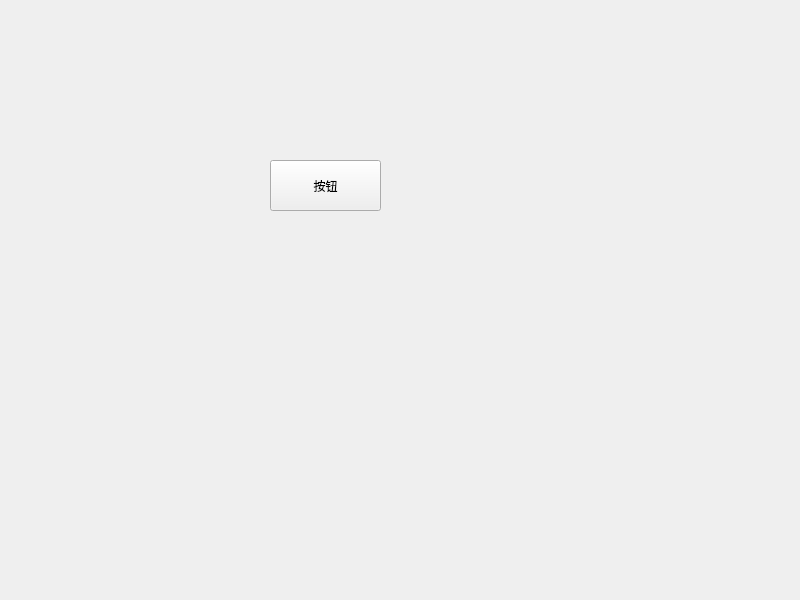
<?xml version="1.0" encoding="UTF-8"?>
<ui version="4.0">
 <class>Widget</class>
 <widget class="QWidget" name="Widget">
  <property name="geometry">
   <rect>
    <x>0</x>
    <y>0</y>
    <width>800</width>
    <height>600</height>
   </rect>
  </property>
  <property name="windowTitle">
   <string>Widget</string>
  </property>
  <widget class="QPushButton" name="pushButton">
   <property name="geometry">
    <rect>
     <x>270</x>
     <y>160</y>
     <width>111</width>
     <height>51</height>
    </rect>
   </property>
   <property name="text">
    <string>按钮</string>
   </property>
  </widget>
 </widget>
 <resources/>
 <connections/>
</ui>
